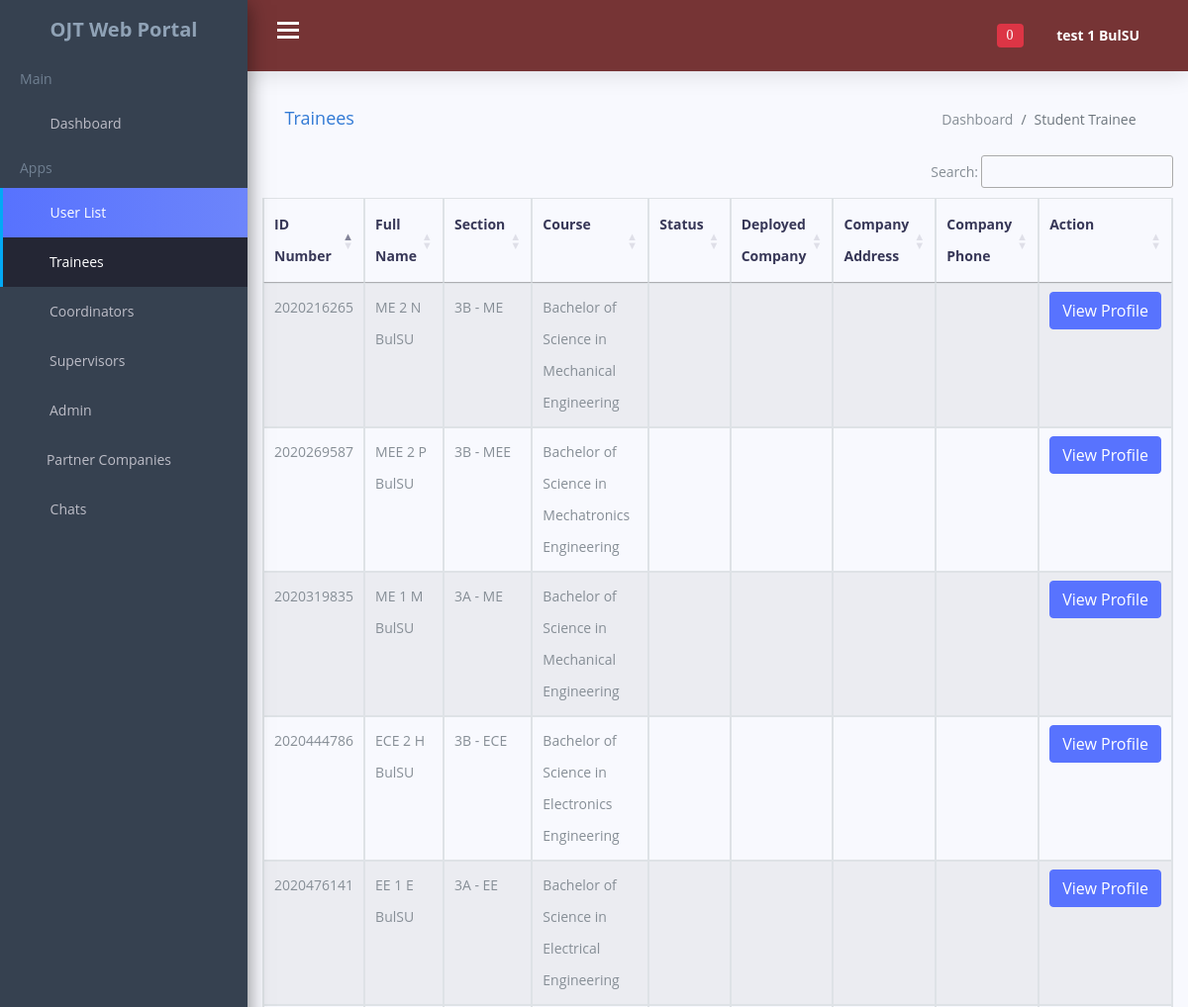
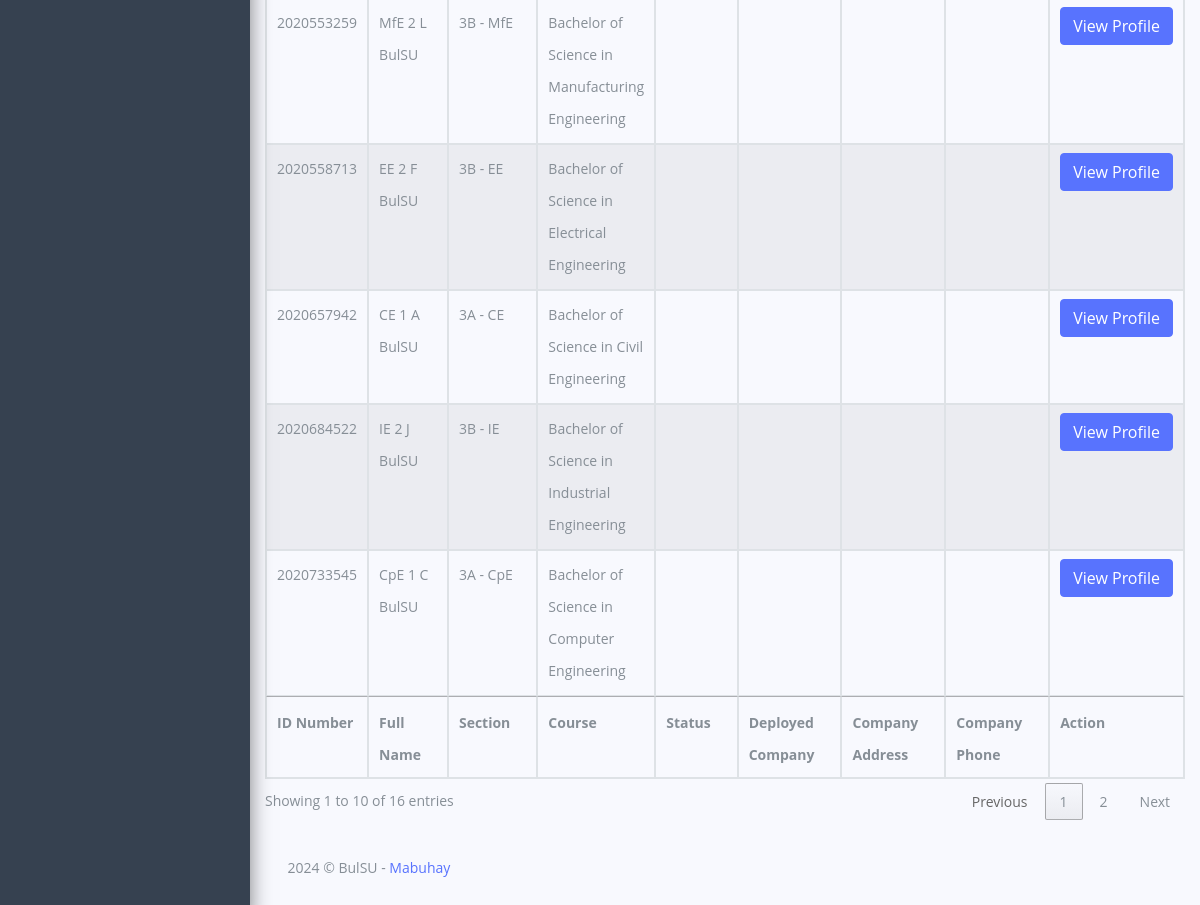
/adminportal/student_trainee.php (signed in), run on the app's committed database (2 pictures, top to bottom).
### tables this page shows
CREATE TABLE `students_data` (
  `id` int(11) NOT NULL,
  `uniqueID` varchar(200) NOT NULL,
  `first_name` varchar(70) NOT NULL,
  `middle_name` varchar(70) NOT NULL,
  `last_name` varchar(70) NOT NULL,
  `student_ID` varchar(50) NOT NULL,
  `stud_dept` varchar(150) NOT NULL,
  `stud_course` varchar(150) NOT NULL,
  `stud_section` varchar(150) NOT NULL,
  `complete_address` varchar(200) NOT NULL,
  `stud_gender` varchar(100) NOT NULL,
  `phone_number` varchar(12) NOT NULL,
  `stud_email` varchar(200) NOT NULL,
  `stud_password` varchar(200) NOT NULL,
  `guardians_name` varchar(200) NOT NULL,
  `guardians_cpNumber` varchar(20) NOT NULL,
  `profile_picture` varchar(200) NOT NULL,
  `verification_code` int(8) NOT NULL,
  `verify_status` varchar(80) NOT NULL DEFAULT 'Not Verified',
  `online_offlineStatus` varchar(80) NOT NULL DEFAULT 'Offline',
  `ojt_status` varchar(80) DEFAULT NULL
);

### adminportal/student_trainee.php (the view, shortened to what this page needs)
<?php
include '../connection/config.php';
?>
<!DOCTYPE html>
<html lang="en">
<head>
    <link href="css/lib/font-awesome.min.css" rel="stylesheet">
    <link href="css/lib/themify-icons.css" rel="stylesheet">
    <link href="css/lib/owl.carousel.min.css" rel="stylesheet" />
    <link href="css/lib/owl.theme.default.min.css" rel="stylesheet" />
    <link href="css/lib/menubar/sidebar.css" rel="stylesheet">
    <link href="css/lib/bootstrap.min.css" rel="stylesheet">
    <link href="css/lib/helper.css" rel="stylesheet">
    <link href="css/style.css" rel="stylesheet">
    <link href="css/lib/sweetalert/sweetalert.css" rel="stylesheet">
    <link href="https://cdn.datatables.net/1.13.6/css/jquery.dataTables.min.css" rel="stylesheet">
    <link href="https://cdn.datatables.net/buttons/2.4.2/css/buttons.dataTables.min.css" rel="stylesheet">
</head>
<body>
<?php
require_once 'templates/admin_navbar.php';
?>
    <div class="content-wrap">
        <div class="main">
            <div class="container-fluid">
                <div class="row">
                    <div class="col-lg-8 p-r-0 title-margin-right">
                        <div class="page-header">
                            <div class="page-title">
                                <h1>Trainees</h1>
                            </div>
                        </div>
                    </div>
                    <div class="col-lg-4 p-l-0 title-margin-left">
                        <div class="page-header">
                            <div class="page-title">
                                <ol class="breadcrumb">
                                    <li class="breadcrumb-item">
                                        <a href="dashboard.php">Dashboard</a>
                                    </li>
                                    <li class="breadcrumb-item active">Student Trainee</li>
                                </ol>
                            </div>
                        </div>
                    </div>
                </div>
                <div id="Time" class="tabpane" style="overflow: auto;">
                <table id="datatablesss" class="table table-striped table-bordered" style="width:100%">
        <thead>
            <tr>
                <th>ID Number</th>
                <th>Full Name</th>
                <th>Section</th>
                <th>Course</th>
                <th>Status</th>
                <th>Deployed Company</th>
                <th>Company Address</th>
                <th>Company Phone</th>
                <th>Action</th>
            </tr>
        </thead>
        <tbody>
            <?php
                $course_handled = $_SESSION['auth_user']['coordinator_courseHANDLED'];
                $stmt = $conn->prepare("SELECT students_data.*, deployed_students.company_name AS deployedCompany, supervisor.company_name AS partnerCompanyName, supervisor.company_address, supervisor.phone_number FROM students_data LEFT JOIN deployed_students ON students_data.id = deployed_students.student_id LEFT JOIN supervisor ON supervisor.company_name = deployed_students.company_name WHERE students_data.stud_dept = ?");
                $stmt->execute([$course_handled]);
                $data = $stmt->fetchAll(PDO::FETCH_ASSOC);
                foreach ($data as $result) {
                ?>
            <tr>
                <td><?= $result['student_ID'] ?></td>
                <td><?= $result['first_name'] ?> <?= $result['middle_name'] ?> <?= $result['last_name'] ?></td>
                <td><?= $result['stud_section'] ?></td>
                <td><?= $result['stud_course'] ?></td>
                <td><?= $result['ojt_status'] ?></td>
                <td><?= $result['deployedCompany'] ?></td>
                <td><?= $result['company_address'] ?></td>
                <td><?= $result['phone_number'] ?></td>
                <td>
                    <a href="admin_stud_profile.php?student_ID=<?= $result['id'] ?>" class="btn btn-primary">View Profile</a>
                </td>
            </tr>
            <?php
            }
            ?>
        </tbody>
        <tfoot>
            <tr>
                <th>ID Number</th>
                <th>Full Name</th>
                <th>Section</th>
                <th>Course</th>
                <th>Status</th>
                <th>Deployed Company</th>
                <th>Company Address</th>
                <th>Company Phone</th>
                <th>Action</th>
            </tr>
        </tfoot>
    </table>
                </div>
                <section id="main-content">
                    <div class="row">
                        <div class="col-lg-12">
                            <div class="footer">
                                <p>2024 © BulSU -
                                    <a href="#">Mabuhay</a>
                                </p>
                            </div>
                        </div>
                    </div>
                </section>
            </div>
        </div>
    </div>
</body>
</html>

### adminportal/templates/admin_navbar.php (shortened to what this page needs)
<div class="sidebar sidebar-hide-to-small sidebar-shrink sidebar-gestures">
        <div class="nano">
            <div class="nano-content">
                <ul>
                    <div class="logo"><a href="dashboard.php">
                            <span>OJT Web Portal</span></a></div>
                    <li class="label">Main</li>
                    <li><a href="dashboard.php"><i class="ti-home"></i> Dashboard </a></li>
                    <li class="label">Apps</li>
                    <li><a class="sidebar-sub-toggle"><i class="ti-user"></i> User List <span class="sidebar-collapse-icon ti-angle-down"></span></a>
                        <ul>
                            <li><a href="student_trainee.php">Trainees</a></li>
                            <li><a href="coordinators.php">Coordinators</a></li>
                            <li><a href="supervisors.php">Supervisors</a></li>
                            <li><a href="admin.php">Admin</a></li>
                        </ul>
                    </li>
                    <li><a href="partner_companies.php"><i class="ti-layout-width-default"></i>Partner Companies </a></li>
                    <li><a class="sidebar-sub-toggle"><i class="ti-comment-alt"></i> Chats <span class="sidebar-collapse-icon ti-angle-down"></span></a>
                    </li>
                </ul>
            </div>
        </div>
    </div>
    <div class="header">
        <div class="container-fluid">
            <div class="row">
                <div class="col-lg-12">
                    <div class="float-left">
                        <div class="hamburger sidebar-toggle">
                            <span class="line"></span>
                            <span class="line"></span>
                            <span class="line"></span>
                        </div>
                    </div>
                    <div class="float-right">
                        <div class="dropdown dib">
                            <div class="header-icon" data-toggle="dropdown">
                                <i class="ti-bell">
                                    <span class="badge badge-danger" id="notification-badge">
                                    <?php
                                        if(isset($_SESSION['auth_user']['admin_id'])) {
                                            $adminID = $_SESSION['auth_user']['admin_id'];
                                            $unread = 'Unread';
                                            $stmt = $conn->prepare("SELECT COUNT(*) AS total_unread FROM admin_system_notification WHERE admin_id = ? AND status = ?");
                                            $stmt->execute([$adminID, $unread]);
                                            $result = $stmt->fetch(PDO::FETCH_ASSOC);
                                            $totalUnread = $result['total_unread'];
                                            echo $totalUnread;
                                        }
                                    ?>
                                    </span>
                                </i>
                            </div>
                        </div>
                        <div class="dropdown dib">
                            <div class="header-icon" data-toggle="dropdown">
                            <?php
                                if(isset($_SESSION['auth_user']['admin_id'])) {
                                    $adminID = $_SESSION['auth_user']['admin_id'];
                                    $stmt = $conn->prepare("SELECT * FROM admin_account WHERE id = ? ");
                                    $stmt->execute([$adminID]);
                                    $result = $stmt->fetch(PDO::FETCH_ASSOC);
                                }
                            ?>
                                <span class="user-avatar"><?php echo $result['first_name'];?> <?php echo $result['last_name'];?>
                                    <i class="ti-angle-down f-s-10"></i>
                                </span>
                            </div>
                        </div>
                    </div>
                </div>
            </div>
        </div>
    </div>

### data on the page
students_data: student_ID "2020657942", first_name "CE 1", middle_name "A", last_name "BulSU", stud_section "3A - CE", stud_course "Bachelor of Science in Civil Engineering"
students_data: student_ID "2020733545", first_name "CpE 1", middle_name "C", last_name "BulSU", stud_section "3A - CpE", stud_course "Bachelor of Science in Computer Engineering"
students_data: student_ID "2020476141", first_name "EE 1", middle_name "E", last_name "BulSU", stud_section "3A - EE", stud_course "Bachelor of Science in Electrical Engineering"
students_data: student_ID "2020558713", first_name "EE 2", middle_name "F", last_name "BulSU", stud_section "3B - EE", stud_course "Bachelor of Science in Electrical Engineering"
students_data: student_ID "2020444786", first_name "ECE 2", middle_name "H", last_name "BulSU", stud_section "3B - ECE", stud_course "Bachelor of Science in Electronics Engineering"
students_data: student_ID "2020684522", first_name "IE 2", middle_name "J", last_name "BulSU", stud_section "3B - IE", stud_course "Bachelor of Science in Industrial Engineering"
students_data: student_ID "2020553259", first_name "MfE 2", middle_name "L", last_name "BulSU", stud_section "3B - MfE", stud_course "Bachelor of Science in Manufacturing Engineering"
students_data: student_ID "2020319835", first_name "ME 1", middle_name "M", last_name "BulSU", stud_section "3A - ME", stud_course "Bachelor of Science in Mechanical Engineering"
students_data: student_ID "2020216265", first_name "ME 2", middle_name "N", last_name "BulSU", stud_section "3B - ME", stud_course "Bachelor of Science in Mechanical Engineering"
students_data: student_ID "2020269587", first_name "MEE 2", middle_name "P", last_name "BulSU", stud_section "3B - MEE", stud_course "Bachelor of Science in Mechatronics Engineering"

### other printed values
$totalUnread "0"
$result['first_name'] "test 1"
$result['last_name'] "BulSU"
